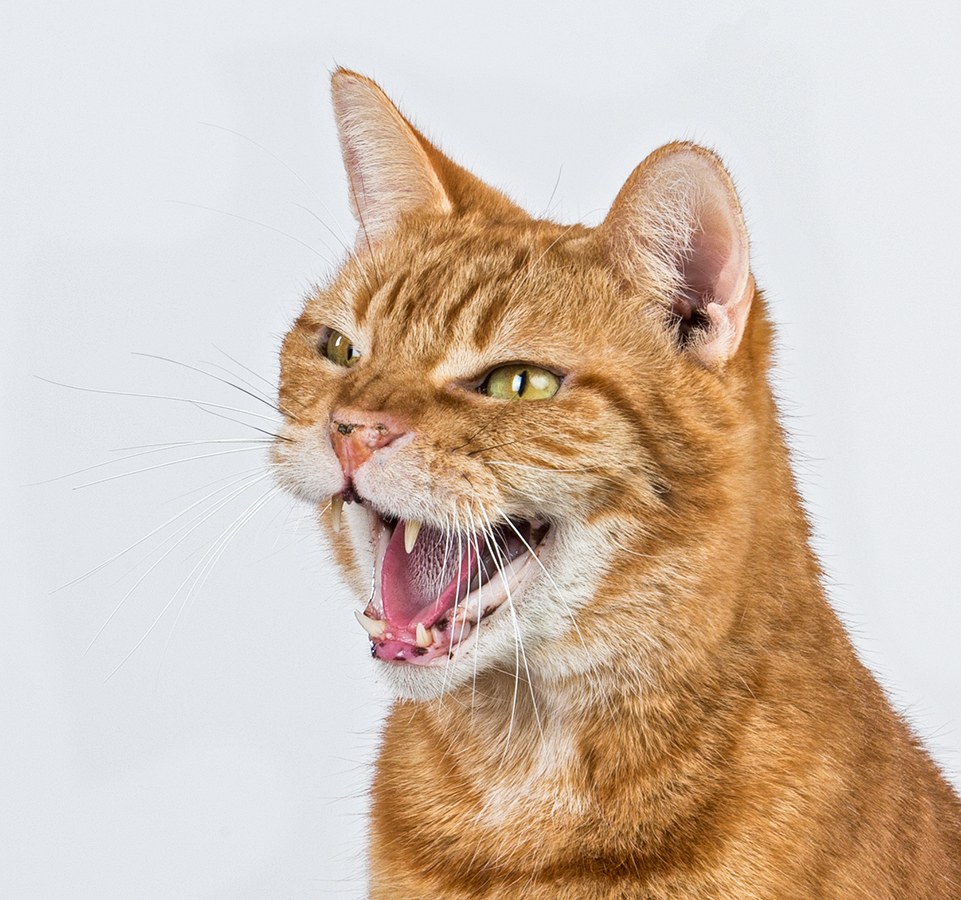
#> input picture cat.bmp, 961 x 900 px
$ python matplot.py
#> lines starting #> are read from the running program, lines starting #| are printed output that depends on the picture
import matplotlib.pyplot as plt
import cv2

# 컬러 영상 출력
imgBGR = cv2.imread('cat.bmp')
#> imgBGR is the input picture: shape (900, 961, 3); mean B, G, R 179, 193.4, 210.9
# imgRGB = cv2.cvtColor(imgBGR, cv2.COLOR_BGR2RGB)

plt.axis('off')
plt.imshow(cv2.cvtColor(imgBGR, cv2.COLOR_BGR2RGB))
plt.show()

# gray scale 영상 출력
imgGray = cv2.imread('cat.bmp',cv2.IMREAD_GRAYSCALE)
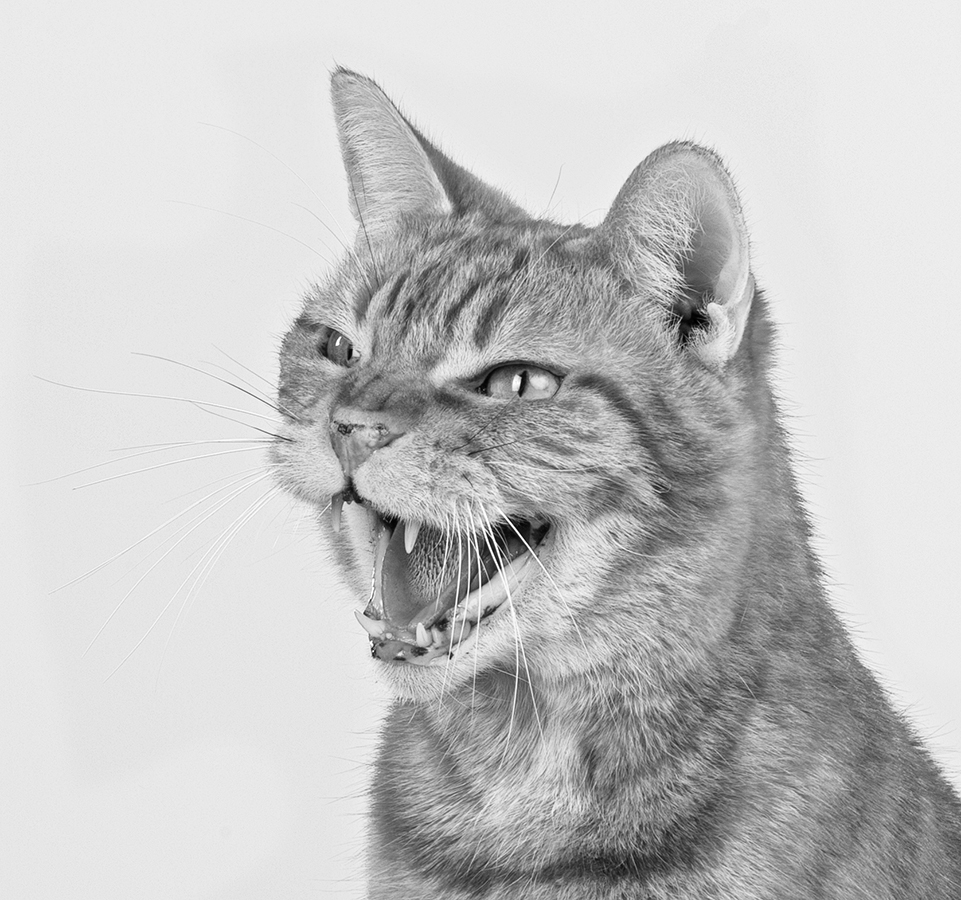
#> imgGray: shape (900, 961); min 0, max 255, mean 197.1

plt.axis('off')
plt.imshow(imgGray,cmap='gray')
plt.show()

# 두개의 영상을 함께 출력
plt.subplot(121), plt.axis('off'), plt.imshow(cv2.cvtColor(imgBGR, cv2.COLOR_BGR2RGB))
plt.subplot(122), plt.axis('off'), plt.imshow(imgGray, cmap='gray')

plt.show()
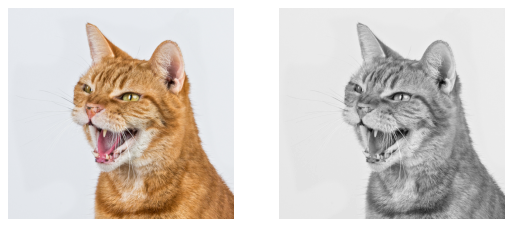
#> figure drawn by matplotlib, 2 panels
